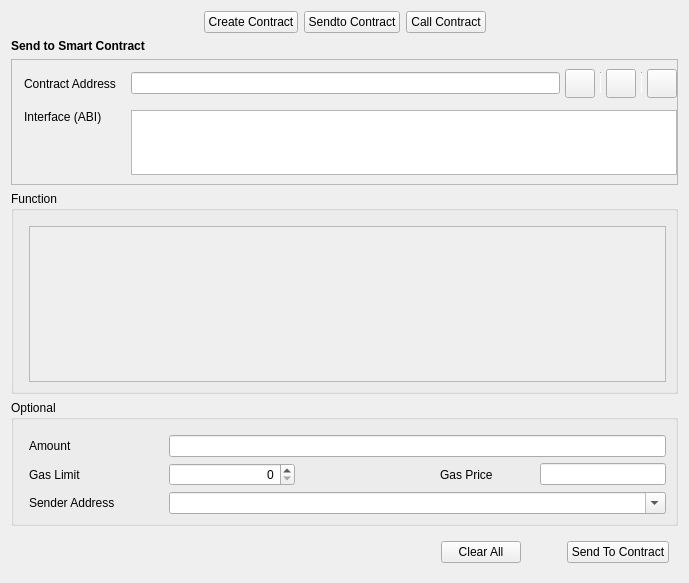
<?xml version="1.0" encoding="UTF-8"?>
<ui version="4.0">
 <class>SendToContract</class>
 <widget class="QWidget" name="SendToContract">
  <property name="geometry">
   <rect>
    <x>0</x>
    <y>0</y>
    <width>689</width>
    <height>583</height>
   </rect>
  </property>
  <property name="windowTitle">
   <string>Form</string>
  </property>
  <layout class="QVBoxLayout" name="verticalLayout">
   <item>
    <layout class="QHBoxLayout" name="horizontalLayout_7">
     <item>
      <spacer name="horizontalSpacer_4">
       <property name="orientation">
        <enum>Qt::Horizontal</enum>
       </property>
       <property name="sizeHint" stdset="0">
        <size>
         <width>40</width>
         <height>20</height>
        </size>
       </property>
      </spacer>
     </item>
     <item>
      <widget class="QPushButton" name="createContractButton">
       <property name="text">
        <string>Create Contract</string>
       </property>
       <property name="checkable">
        <bool>false</bool>
       </property>
      </widget>
     </item>
     <item>
      <widget class="QPushButton" name="sendToContractButton">
       <property name="text">
        <string>Sendto Contract</string>
       </property>
       <property name="checkable">
        <bool>false</bool>
       </property>
      </widget>
     </item>
     <item>
      <widget class="QPushButton" name="callContractButton">
       <property name="text">
        <string>Call Contract</string>
       </property>
       <property name="checkable">
        <bool>false</bool>
       </property>
      </widget>
     </item>
     <item>
      <spacer name="horizontalSpacer_6">
       <property name="orientation">
        <enum>Qt::Horizontal</enum>
       </property>
       <property name="sizeHint" stdset="0">
        <size>
         <width>40</width>
         <height>20</height>
        </size>
       </property>
      </spacer>
     </item>
    </layout>
   </item>
   <item>
    <layout class="QVBoxLayout" name="sendToLayout"/>
   </item>
   <item>
    <widget class="QStackedWidget" name="stackedWidget">
     <property name="currentIndex">
      <number>0</number>
     </property>
     <widget class="QWidget" name="sendContractPage">
      <layout class="QVBoxLayout" name="verticalLayout_4">
       <property name="leftMargin">
        <number>0</number>
       </property>
       <property name="topMargin">
        <number>0</number>
       </property>
       <property name="rightMargin">
        <number>0</number>
       </property>
       <property name="bottomMargin">
        <number>0</number>
       </property>
       <item>
        <widget class="QLabel" name="labelTitle">
         <property name="font">
          <font>
           <weight>75</weight>
           <bold>true</bold>
          </font>
         </property>
         <property name="text">
          <string>Send to Smart Contract</string>
         </property>
        </widget>
       </item>
       <item>
        <widget class="QFrame" name="frameContract">
         <property name="sizePolicy">
          <sizepolicy hsizetype="Preferred" vsizetype="Fixed">
           <horstretch>0</horstretch>
           <verstretch>0</verstretch>
          </sizepolicy>
         </property>
         <property name="frameShape">
          <enum>QFrame::StyledPanel</enum>
         </property>
         <property name="frameShadow">
          <enum>QFrame::Raised</enum>
         </property>
         <layout class="QVBoxLayout" name="verticalLayout_2">
          <property name="leftMargin">
           <number>0</number>
          </property>
          <property name="rightMargin">
           <number>0</number>
          </property>
          <item>
           <layout class="QGridLayout" name="gridLayout">
            <property name="leftMargin">
             <number>12</number>
            </property>
            <property name="horizontalSpacing">
             <number>15</number>
            </property>
            <property name="verticalSpacing">
             <number>12</number>
            </property>
            <item row="0" column="2">
             <layout class="QHBoxLayout" name="horizontalLayout_2">
              <property name="spacing">
               <number>5</number>
              </property>
              <item>
               <widget class="QValidatedLineEdit" name="lineEditContractAddress"/>
              </item>
              <item>
               <widget class="QToolButton" name="loadInfoButton">
                <property name="toolTip">
                 <string>Choose from contract book page</string>
                </property>
                <property name="text">
                 <string/>
                </property>
                <property name="iconSize">
                 <size>
                  <width>22</width>
                  <height>22</height>
                 </size>
                </property>
               </widget>
              </item>
              <item>
               <widget class="Line" name="vLine">
                <property name="maximumSize">
                 <size>
                  <width>1</width>
                  <height>22</height>
                 </size>
                </property>
                <property name="orientation">
                 <enum>Qt::Vertical</enum>
                </property>
               </widget>
              </item>
              <item>
               <widget class="QToolButton" name="pasteAddressButton">
                <property name="toolTip">
                 <string>Paste contract address from clipboard</string>
                </property>
                <property name="text">
                 <string/>
                </property>
                <property name="iconSize">
                 <size>
                  <width>22</width>
                  <height>22</height>
                 </size>
                </property>
               </widget>
              </item>
              <item>
               <widget class="Line" name="vLine2">
                <property name="maximumSize">
                 <size>
                  <width>1</width>
                  <height>22</height>
                 </size>
                </property>
                <property name="orientation">
                 <enum>Qt::Vertical</enum>
                </property>
               </widget>
              </item>
              <item>
               <widget class="QToolButton" name="saveInfoButton">
                <property name="toolTip">
                 <string>Save contract info</string>
                </property>
                <property name="text">
                 <string/>
                </property>
                <property name="iconSize">
                 <size>
                  <width>22</width>
                  <height>22</height>
                 </size>
                </property>
               </widget>
              </item>
             </layout>
            </item>
            <item row="0" column="0">
             <widget class="QLabel" name="labelContractAddress">
              <property name="text">
               <string>Contract Address</string>
              </property>
             </widget>
            </item>
            <item row="1" column="2">
             <widget class="QValidatedTextEdit" name="textEditInterface">
              <property name="sizePolicy">
               <sizepolicy hsizetype="Expanding" vsizetype="Fixed">
                <horstretch>0</horstretch>
                <verstretch>0</verstretch>
               </sizepolicy>
              </property>
              <property name="maximumSize">
               <size>
                <width>16777215</width>
                <height>65</height>
               </size>
              </property>
              <property name="horizontalScrollBarPolicy">
               <enum>Qt::ScrollBarAlwaysOff</enum>
              </property>
             </widget>
            </item>
            <item row="1" column="0" alignment="Qt::AlignTop">
             <widget class="QLabel" name="labelInterface">
              <property name="text">
               <string>Interface (ABI)</string>
              </property>
             </widget>
            </item>
           </layout>
          </item>
         </layout>
        </widget>
       </item>
       <item>
        <widget class="QGroupBox" name="groupBoxFunction">
         <property name="title">
          <string>Function</string>
         </property>
         <layout class="QVBoxLayout" name="verticalLayout_3">
          <property name="leftMargin">
           <number>15</number>
          </property>
          <property name="topMargin">
           <number>15</number>
          </property>
          <property name="bottomMargin">
           <number>9</number>
          </property>
          <item>
           <widget class="QScrollArea" name="scrollAreaFunction">
            <property name="widgetResizable">
             <bool>true</bool>
            </property>
            <widget class="QWidget" name="scrollAreaWidgetContents">
             <property name="geometry">
              <rect>
               <x>0</x>
               <y>0</y>
               <width>630</width>
               <height>110</height>
              </rect>
             </property>
            </widget>
           </widget>
          </item>
         </layout>
        </widget>
       </item>
       <item>
        <widget class="QGroupBox" name="groupBoxOptional">
         <property name="title">
          <string>Optional</string>
         </property>
         <layout class="QGridLayout" name="gridLayout_2">
          <property name="leftMargin">
           <number>15</number>
          </property>
          <property name="topMargin">
           <number>15</number>
          </property>
          <property name="horizontalSpacing">
           <number>10</number>
          </property>
          <property name="verticalSpacing">
           <number>6</number>
          </property>
          <item row="0" column="1" colspan="4">
           <widget class="BitcoinAmountField" name="lineEditAmount"/>
          </item>
          <item row="1" column="0">
           <widget class="QLabel" name="labelGasLimit">
            <property name="sizePolicy">
             <sizepolicy hsizetype="Fixed" vsizetype="Preferred">
              <horstretch>0</horstretch>
              <verstretch>0</verstretch>
             </sizepolicy>
            </property>
            <property name="minimumSize">
             <size>
              <width>130</width>
              <height>0</height>
             </size>
            </property>
            <property name="text">
             <string>Gas Limit</string>
            </property>
           </widget>
          </item>
          <item row="1" column="3">
           <widget class="QLabel" name="labelGasPrice">
            <property name="sizePolicy">
             <sizepolicy hsizetype="Fixed" vsizetype="Preferred">
              <horstretch>0</horstretch>
              <verstretch>0</verstretch>
             </sizepolicy>
            </property>
            <property name="minimumSize">
             <size>
              <width>90</width>
              <height>0</height>
             </size>
            </property>
            <property name="text">
             <string>Gas Price</string>
            </property>
           </widget>
          </item>
          <item row="3" column="1" colspan="4">
           <widget class="AddressField" name="lineEditSenderAddress">
            <property name="minimumSize">
             <size>
              <width>370</width>
              <height>0</height>
             </size>
            </property>
            <property name="editable">
             <bool>true</bool>
            </property>
           </widget>
          </item>
          <item row="0" column="0">
           <widget class="QLabel" name="labelAmount">
            <property name="sizePolicy">
             <sizepolicy hsizetype="Fixed" vsizetype="Preferred">
              <horstretch>0</horstretch>
              <verstretch>0</verstretch>
             </sizepolicy>
            </property>
            <property name="minimumSize">
             <size>
              <width>130</width>
              <height>0</height>
             </size>
            </property>
            <property name="text">
             <string>Amount</string>
            </property>
           </widget>
          </item>
          <item row="1" column="4">
           <widget class="GasPriceField" name="lineEditGasPrice"/>
          </item>
          <item row="3" column="0">
           <widget class="QLabel" name="labelSenderAddress">
            <property name="sizePolicy">
             <sizepolicy hsizetype="Fixed" vsizetype="Preferred">
              <horstretch>0</horstretch>
              <verstretch>0</verstretch>
             </sizepolicy>
            </property>
            <property name="minimumSize">
             <size>
              <width>130</width>
              <height>0</height>
             </size>
            </property>
            <property name="text">
             <string>Sender Address</string>
            </property>
           </widget>
          </item>
          <item row="1" column="1">
           <widget class="QSpinBox" name="lineEditGasLimit">
            <property name="sizePolicy">
             <sizepolicy hsizetype="Expanding" vsizetype="Fixed">
              <horstretch>0</horstretch>
              <verstretch>0</verstretch>
             </sizepolicy>
            </property>
            <property name="alignment">
             <set>Qt::AlignRight|Qt::AlignTrailing|Qt::AlignVCenter</set>
            </property>
           </widget>
          </item>
          <item row="1" column="2">
           <spacer name="horizontalSpacer_2">
            <property name="orientation">
             <enum>Qt::Horizontal</enum>
            </property>
            <property name="sizeHint" stdset="0">
             <size>
              <width>60</width>
              <height>20</height>
             </size>
            </property>
           </spacer>
          </item>
         </layout>
        </widget>
       </item>
      </layout>
     </widget>
    </widget>
   </item>
   <item>
    <layout class="QHBoxLayout" name="horizontalLayout">
     <property name="leftMargin">
      <number>9</number>
     </property>
     <property name="topMargin">
      <number>9</number>
     </property>
     <property name="rightMargin">
      <number>9</number>
     </property>
     <property name="bottomMargin">
      <number>9</number>
     </property>
     <item>
      <spacer name="horizontalSpacer">
       <property name="orientation">
        <enum>Qt::Horizontal</enum>
       </property>
       <property name="sizeType">
        <enum>QSizePolicy::Expanding</enum>
       </property>
       <property name="sizeHint" stdset="0">
        <size>
         <width>40</width>
         <height>20</height>
        </size>
       </property>
      </spacer>
     </item>
     <item>
      <widget class="QPushButton" name="pushButtonClearAll">
       <property name="text">
        <string>Clear All</string>
       </property>
      </widget>
     </item>
     <item>
      <spacer name="horizontalSpacer_3">
       <property name="orientation">
        <enum>Qt::Horizontal</enum>
       </property>
       <property name="sizeType">
        <enum>QSizePolicy::Fixed</enum>
       </property>
       <property name="sizeHint" stdset="0">
        <size>
         <width>40</width>
         <height>20</height>
        </size>
       </property>
      </spacer>
     </item>
     <item>
      <widget class="QPushButton" name="pushButtonSendToContract">
       <property name="text">
        <string>Send To Contract</string>
       </property>
      </widget>
     </item>
    </layout>
   </item>
  </layout>
 </widget>
 <customwidgets>
  <customwidget>
   <class>QValidatedTextEdit</class>
   <extends>QTextEdit</extends>
   <header>qvalidatedtextedit.h</header>
  </customwidget>
  <customwidget>
   <class>AddressField</class>
   <extends>QComboBox</extends>
   <header>addressfield.h</header>
  </customwidget>
  <customwidget>
   <class>GasPriceField</class>
   <extends>QLineEdit</extends>
   <header>gaspricefield.h</header>
  </customwidget>
  <customwidget>
   <class>QValidatedLineEdit</class>
   <extends>QLineEdit</extends>
   <header>qvalidatedlineedit.h</header>
  </customwidget>
  <customwidget>
   <class>BitcoinAmountField</class>
   <extends>QLineEdit</extends>
   <header>bitcoinamountfield.h</header>
  </customwidget>
 </customwidgets>
 <resources/>
 <connections/>
</ui>
